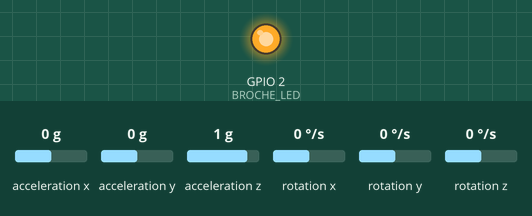
Bench run of a sketch on a simulated ESP32. On the bench: output pins drawn as LEDs (lit = HIGH). Wiring (inferred from the names in the program): MPU-6050 motion sensor at I2C address 0x68. The inputs (shaded band) are chosen by the test bench; at power-on: acceleration x 0 g, acceleration y 0 g, acceleration z 1 g, rotation x 0 °/s, rotation y 0 °/s, rotation z 0 °/s. Nothing arrives over Bluetooth unless stated; a phone connects over Bluetooth LE 3 s after start; what the sketch prints to the serial monitor is not drawn.

Above: at 0.4 s.
At 2.8 s:
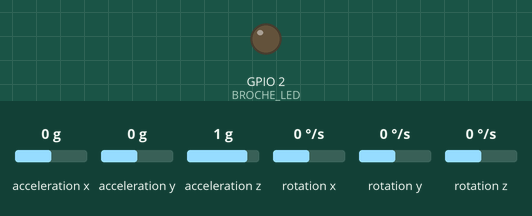
Timing chart, 0 to 7.1 s (numbered marks = the images above):
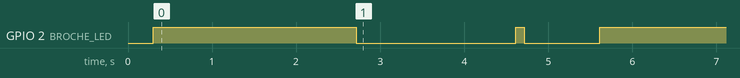

Measured:
- by itself, GPIO 2 (BROCHE_LED): HIGH → LOW at 2.7 s, → HIGH 1.9 s later, → LOW 0.10 s later, → HIGH 0.90 s later

The sketch:

capteur_dips_v2_ble.ino
```cpp
// ============================================================================
// Capteur de dips V2 — enregistreur ESP32 + MPU6050 avec streaming BLE
//
// Étape 1 du chantier « couper le câble » : mêmes mesures brutes que la V1
// (100 Hz), mais diffusées AUSSI en Bluetooth Low Energy vers un PC ou un
// téléphone. La chaîne d'analyse Python reste inchangée : capture_ble.py
// reconstitue exactement le même CSV que la liaison série. L'algo embarqué
// et le vibreur viendront en V3, une fois le sans-fil validé.
//
// Double sortie simultanée :
//   - USB série 115200 : CSV identique à la V1 (le mode filaire marche toujours)
//   - BLE : paquets binaires de 5 échantillons (voir FORMAT ci-dessous)
//
// FORMAT d'un échantillon BLE (16 octets, little-endian) :
//   uint32  t_ms                  horodatage carte
//   int16   ax, ay, az            accélération × 500  (±65 m/s² de plage)
//   int16   gx, gy, gz            gyroscope × 10      (°/s, biais retiré)
// Un paquet notify = 5 échantillons = 80 octets, ~20 notifications/s.
//
// LED : fixe pendant la calibration (2 s, NE PAS BOUGER), clignotement lent
// en attente de connexion BLE, allumée fixe quand un client est connecté,
// clignotement rapide = MPU6050 introuvable.
// ============================================================================

#include <Wire.h>
#include <BLEDevice.h>
#include <BLEServer.h>
#include <BLEUtils.h>
#include <BLE2902.h>

// ---- Réglages ---------------------------------------------------------------
#define BROCHE_SDA        21
#define BROCHE_SCL        22
#define BROCHE_LED        2
#define FREQ_ECH_HZ       100
#define N_CALIBRATION     200
#define ECH_PAR_PAQUET    5

#define NOM_BLE           "CapteurDips"
#define UUID_SERVICE      "b5f0a1c0-9d6b-4b7a-8e1f-3c2a7d9e0001"
#define UUID_CARAC_DATA   "b5f0a1c0-9d6b-4b7a-8e1f-3c2a7d9e0002"

// ---- Registres MPU6050 ------------------------------------------------------
#define MPU_ADRESSE       0x68
#define REG_SMPLRT_DIV    0x19
#define REG_CONFIG        0x1A
#define REG_GYRO_CONFIG   0x1B
#define REG_ACCEL_CONFIG  0x1C
#define REG_ACCEL_XOUT_H  0x3B
#define REG_PWR_MGMT_1    0x6B
#define REG_WHO_AM_I      0x75

const float ACCEL_M_S2_PAR_LSB = 9.80665f / 4096.0f;   // ±8 g
const float GYRO_DPS_PAR_LSB   = 1.0f / 65.5f;         // ±500 °/s
const uint32_t PERIODE_US = 1000000UL / FREQ_ECH_HZ;

float biaisGyro[3] = {0, 0, 0};
uint32_t prochainEchantillonUs = 0;
uint32_t t0Ms = 0;

BLECharacteristic *caracData = nullptr;
volatile bool clientConnecte = false;
uint8_t paquet[16 * ECH_PAR_PAQUET];
int idxPaquet = 0;

// ---- BLE : gestion de la connexion ------------------------------------------
class Callbacks : public BLEServerCallbacks {
  void onConnect(BLEServer *) override { clientConnecte = true; }
  void onDisconnect(BLEServer *srv) override {
    clientConnecte = false;
    srv->getAdvertising()->start();       // redevenir visible aussitôt
  }
};

// ---- Accès I2C bas niveau (identique V1) ------------------------------------
void ecrireRegistre(uint8_t reg, uint8_t valeur) {
  Wire.beginTransmission(MPU_ADRESSE);
  Wire.write(reg);
  Wire.write(valeur);
  Wire.endTransmission();
}

uint8_t lireRegistre(uint8_t reg) {
  Wire.beginTransmission(MPU_ADRESSE);
  Wire.write(reg);
  Wire.endTransmission(false);
  Wire.requestFrom(MPU_ADRESSE, (uint8_t)1);
  return Wire.read();
}

void lireIMU(float accel[3], float gyro[3]) {
  uint8_t brut[14];
  Wire.beginTransmission(MPU_ADRESSE);
  Wire.write(REG_ACCEL_XOUT_H);
  Wire.endTransmission(false);
  Wire.requestFrom(MPU_ADRESSE, (uint8_t)14);
  for (int i = 0; i < 14; i++) brut[i] = Wire.read();
  for (int i = 0; i < 3; i++) {
    int16_t a = (int16_t)((brut[2 * i] << 8) | brut[2 * i + 1]);
    int16_t g = (int16_t)((brut[8 + 2 * i] << 8) | brut[9 + 2 * i]);
    accel[i] = a * ACCEL_M_S2_PAR_LSB;
    gyro[i]  = g * GYRO_DPS_PAR_LSB;
  }
}

// ---- Encodage d'un échantillon dans le paquet BLE ---------------------------
void empiler(uint32_t tMs, const float accel[3], const float gyro[3]) {
  uint8_t *p = paquet + 16 * idxPaquet;
  memcpy(p, &tMs, 4);
  for (int i = 0; i < 3; i++) {
    int16_t v = (int16_t)lroundf(accel[i] * 500.0f);
    memcpy(p + 4 + 2 * i, &v, 2);
  }
  for (int i = 0; i < 3; i++) {
    int16_t v = (int16_t)lroundf(gyro[i] * 10.0f);
    memcpy(p + 10 + 2 * i, &v, 2);
  }
  if (++idxPaquet >= ECH_PAR_PAQUET) {
    idxPaquet = 0;
    if (clientConnecte && caracData) {
      caracData->setValue(paquet, sizeof(paquet));
      caracData->notify();
    }
  }
}

// ---- Initialisation ---------------------------------------------------------
void setup() {
  Serial.begin(115200);
  pinMode(BROCHE_LED, OUTPUT);
  Wire.begin(BROCHE_SDA, BROCHE_SCL, 400000);

  delay(100);
  if (lireRegistre(REG_WHO_AM_I) != 0x68) {
    Serial.println("# ERREUR : MPU6050 introuvable. Verifier cablage SDA=21 SCL=22.");
    while (true) {
      digitalWrite(BROCHE_LED, !digitalRead(BROCHE_LED));
      delay(100);
    }
  }

  ecrireRegistre(REG_PWR_MGMT_1, 0x80);
  delay(100);
  ecrireRegistre(REG_PWR_MGMT_1, 0x01);
  ecrireRegistre(REG_CONFIG, 0x03);
  ecrireRegistre(REG_SMPLRT_DIV, 9);
  ecrireRegistre(REG_GYRO_CONFIG, 0x08);
  ecrireRegistre(REG_ACCEL_CONFIG, 0x10);
  delay(100);

  // Calibration gyro : immobile, LED fixe
  Serial.println("# Calibration gyro : immobile 2 s...");
  digitalWrite(BROCHE_LED, HIGH);
  float accel[3], gyro[3], somme[3] = {0, 0, 0};
  for (int n = 0; n < N_CALIBRATION; n++) {
    lireIMU(accel, gyro);
    for (int i = 0; i < 3; i++) somme[i] += gyro[i];
    delay(1000 / FREQ_ECH_HZ);
  }
  for (int i = 0; i < 3; i++) biaisGyro[i] = somme[i] / N_CALIBRATION;
  digitalWrite(BROCHE_LED, LOW);

  // BLE : serveur + service + caractéristique notify
  BLEDevice::init(NOM_BLE);
  BLEDevice::setMTU(185);
  BLEServer *serveur = BLEDevice::createServer();
  serveur->setCallbacks(new Callbacks());
  BLEService *service = serveur->createService(UUID_SERVICE);
  caracData = service->createCharacteristic(UUID_CARAC_DATA,
                                            BLECharacteristic::PROPERTY_NOTIFY);
  caracData->addDescriptor(new BLE2902());
  service->start();
  BLEAdvertising *pub = BLEDevice::getAdvertising();
  pub->addServiceUUID(UUID_SERVICE);
  pub->start();

  Serial.println("# BLE pret : advertising sous le nom CapteurDips");
  Serial.println("t_ms,ax,ay,az,gx,gy,gz");
  t0Ms = millis();
  prochainEchantillonUs = micros();
}

// ---- Boucle 100 Hz : série + BLE, LED d'état --------------------------------
void loop() {
  while ((int32_t)(micros() - prochainEchantillonUs) < 0) {}
  prochainEchantillonUs += PERIODE_US;

  float accel[3], gyro[3];
  lireIMU(accel, gyro);
  for (int i = 0; i < 3; i++) gyro[i] -= biaisGyro[i];

  uint32_t tMs = millis() - t0Ms;
  Serial.printf("%lu,%.4f,%.4f,%.4f,%.3f,%.3f,%.3f\n", (unsigned long)tMs,
                accel[0], accel[1], accel[2], gyro[0], gyro[1], gyro[2]);
  empiler(tMs, accel, gyro);

  // LED : fixe si connecté, battement lent sinon (visible sans être un phare)
  digitalWrite(BROCHE_LED, clientConnecte ? HIGH : ((tMs % 2000) < 100));
}
```
